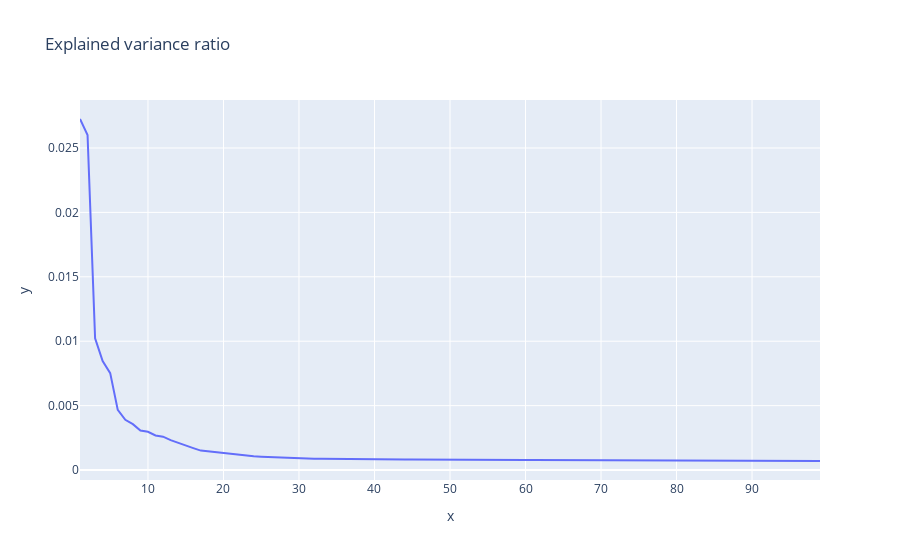

Source (notebook cell):
### Code cell
# make elbow plot
px.line(x=np.arange(1, 100), y=explained_variance_ratio[0:99], title='Explained variance ratio')
